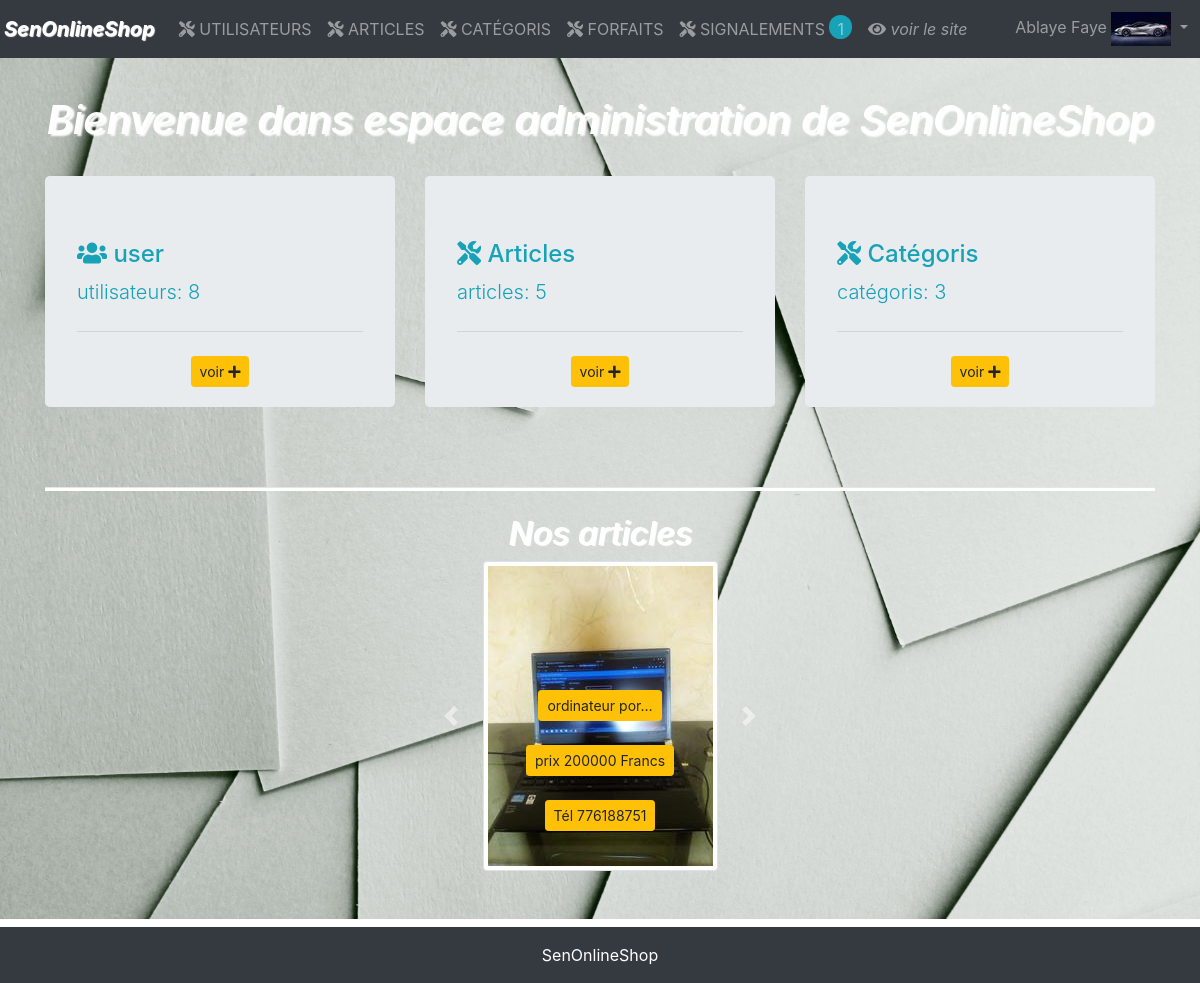
Page /administration/homeAdmin/ (signed in) on the committed database.
### database/models.py (models this page shows, shortened)
class User(models.Model):
    firstname = models.CharField(max_length=255) # prenom
    lastname = models.CharField(max_length=255) # nom
    address = models.CharField(max_length=255) # adresse
    tel = models.CharField(max_length=255) # téléphone
    email = models.CharField(max_length=255, unique=True) # mail
    password = models.CharField(max_length=255, default='password') # mot de passe
    role = models.BooleanField(default=False) # role: True => admin ou False => simple utilisateur
    image = ResizedImageField(size=[60, 50], upload_to='profils')
    trash = models.BooleanField(default=False)

class Article(models.Model):
    name = models.CharField(max_length=255) # nom de l'article
    price = models.PositiveBigIntegerField() # prix de l'article
    old_price = models.PositiveBigIntegerField(null=True, blank=True) # prix de l'article evant
    number_of_exemplaire = models.PositiveIntegerField() # nombre d'exemplaire
    description = models.TextField(null=True,blank=True) # description
    user = models.ForeignKey(User, on_delete=models.CASCADE) # utilisateur créateur
    category = models.ForeignKey(Category, on_delete=models.CASCADE) # catégori de l'article
    image = ResizedImageField(size=[500, 300], upload_to='images')
    signal = models.BooleanField(default=False)
    created_at = models.DateField(auto_now=True)
    updated_at = models.DateField(auto_now_add=True)

### administration/views.py (the view)
# urls.py: path('homeAdmin/', views.homeAdmin, name='homeAdmin'), # accueil administrateur
def homeAdmin(request):
    if 'email' and 'role' in request.session and request.session['role'] == True:
        admin = User.objects.get(email=request.session['email'])
        signalements = Article.objects.filter(signal=True)
        users = User.objects.filter(role=False)
        articles = Article.objects.all()
        categories = Category.objects.all()
        context = {
            'admin': admin,
            'signalements': signalements,
            'users': users,
            'articles': articles,
            'categories': categories
        }
        return render(request,'administration/homeAdmin.html', context)
    return redirect('welcome')

### administration/templates/administration/homeAdmin.html (shortened to what this page needs)
{% extends 'administration.html' %}
{% block container %}
<div class="container-fluid bg_admin mt-5 pb-5">
    <div class="container">
        <h2 class="pt-5 pb-4 text-center font-italic text-white" style="font-size: 2.5em;text-shadow: 3px 2px 2px #fff;">Bienvenue dans espace administration de SenOnlineShop</h2>
        <div class="row text-info">
            <div class="col-sm-4">
                <div class="jumbotron pb-1">
                    <h4><i class="fa fa-users"></i> user</h4>
                    <p class="lead">utilisateurs:
                    {% if users %}
                    {{users|length}}
                    {% else %}
                    liste vide
                    {% endif %}
                    <hr class="my-4">
                    <p class="text-center">
                        <a href="{% url 'users' %}" class="btn btn-warning btn-sm">voir <i class="fa fa-plus"></i></a>
                    </p>
                </div>
            </div>
            <div class="col-sm-4">
                <div class="jumbotron pb-1">
                    <h4><i class="fa fa-tools"></i> Articles</h4>
                    <p class="lead">articles:
                    {% if articles %}
                        {{articles|length}}
                    {% endif %}
                        </p>
                    <hr class="my-4">
                    <p class="text-center">
                        <a href="" class="btn btn-warning btn-sm">voir <i class="fa fa-plus"></i></a>
                    </p>
                </div>
            </div>
            <div class="col-sm-4">
                <div class="jumbotron pb-1">
                    <h4><i class="fa fa-tools"></i> Catégoris</h4>
                    <p class="lead">catégoris:
                    {% if categories %}
                        {{categories|length}}
                    {% else %}
                    liste vide
                    {% endif %}
                        </p>
                    <hr class="my-4">
                    <p class="text-center">
                        <a href="" class="btn btn-warning btn-sm">voir <i class="fa fa-plus"></i></a>
                    </p>
                </div>
            </div>
        </div>
    </div>
    <div class="container text-center">
        <hr class="bg-white mt-5" style="height: 0.2em;">
        <h2 class="font-italic text-white text-center pt-2" style="text-shadow: 2px 1px 1px #fff;">Nos articles</h2>
        <div class="row">
            <div class="col-sm-4 offset-sm-4">
                <div id="demo" class="carousel slide" data-ride="carousel">
                    <div class="carousel-inner">
                        {% if articles %}
                        {% for article in articles %}
                        {% if forloop.counter == 1 %}
                        <div class="carousel-item active">
                            <div class="carousel-caption">
                                <div class="text-center">
                                    <button class="btn btn-sm btn-warning">{{article.name | truncatechars:15}}</button>
                                    <br>
                                    <br>
                                    <button class="btn btn-sm btn-warning">prix {{article.price}} Francs</button>
                                    <br>
                                    <br>
                                    <button class="btn btn-sm btn-warning">Tél {{article.user.tel}}</button>
                                </div>
                            </div>
                        </div>
                        {% endif %}
                        {% endfor %}
                        {% endif %}
                    </div>
                    <a class="carousel-control-prev" href="#demo" data-slide="prev">
                        <span class="carousel-control-prev-icon"></span>
                    </a>
                    <a class="carousel-control-next" href="#demo" data-slide="next">
                        <span class="carousel-control-next-icon"></span>
                    </a>
                </div>
            </div>
        </div>
    </div>
</div>
{% endblock container %}

### templates/administration.html (shortened to what this page needs)
<html lang="en">
{% load static %}
<head>
    <link rel="stylesheet" href="{% static 'css/bootstrap.css' %}">
    <link rel="stylesheet" href="https://pro.fontawesome.com/releases/v5.10.0/css/all.css"/>
</head>
<body>
    <nav class="navbar navbar-expand-lg fixed-top navbar-dark p-1 bg-dark">
        <a class="navbar-brand font-italic" href="{% url 'homeAdmin' %}" style="text-shadow: 1px 1px 1px white;"><strong>SenOnlineShop</strong></a>
        <div class="collapse navbar-collapse" id="navbarSupportedContent">
            <ul class="navbar-nav mr-auto text-uppercase">
                <li class="nav-item">
                    <a class="nav-link
                    " href="{% url 'users' %}"> <i class="fa fa-tools"></i> utilisateurs</a>
                </li>
                <li class="nav-item">
                    <a class="nav-link
                    " href="{% url 'articles' %}"><i class="fa fa-tools"></i> articles</a>
                </li>
                <li class="nav-item">
                    <a class="nav-link" href=""> <i class="fa fa-tools"></i> catégoris</a>
                </li>
                <li class="nav-item">
                    <a class="nav-link" href=""><i class="fa fa-tools"></i> forfaits</a>
                </li>
                <li class="nav-item">
                    <a class="nav-link" href=""><i class="fa fa-tools"></i> signalements
                    {% if signalements %}
                        <span class="bage pl-2 pr-2 pt-1 text-lowercase bg-info" style="border-radius: 2em;">{{signalements|length}}</span>
                    {% endif %}
                    </a>
                </li>
                <li class="nav-item text-lowercase font-italic">
                    <a class="nav-link" href="{% url 'welcome' %}"><i class="fa fa-eye"></i> voir le site</a>
                </li>
            </ul>
            <ul class="navbar-nav ml-auto">
                <li class="nav-item dropdown">
                    <a class="nav-link dropdown-toggle" href="#" id="navbarDropdown" role="button"
                        data-toggle="dropdown" aria-haspopup="true" aria-expanded="false">
                        {{admin.firstname}} {{admin.lastname}}
                        <img src="{{admin.image.url}}" class="img-fluid" alt="" srcset="">
                    </a>
                </li>
            </ul>
        </div>
    </nav>
    {% block container %}
    {% endblock container %}
    <footer class="p-3 bg-dark text-white mt-2 text-center">
        SenOnlineShop
    </footer>
</body>
</html>

### templates/administration.html (style rules this page uses)
.bg_admin { background-image: url("/static/images/users.jpg"); background-color: #cccccc; height: auto; background-position: center; background-repeat: no-repeat; background-size: cover; }

### rows in the picture
User: firstname "Ablaye", lastname "Faye", image (picture)
Article: name "ordinateur por…", price "200000", user.tel "776188751"

### other values in the picture
{{ signalements|length }} "1"
{{ users|length }} "8"
{{ articles|length }} "5"
{{ categories|length }} "3"
